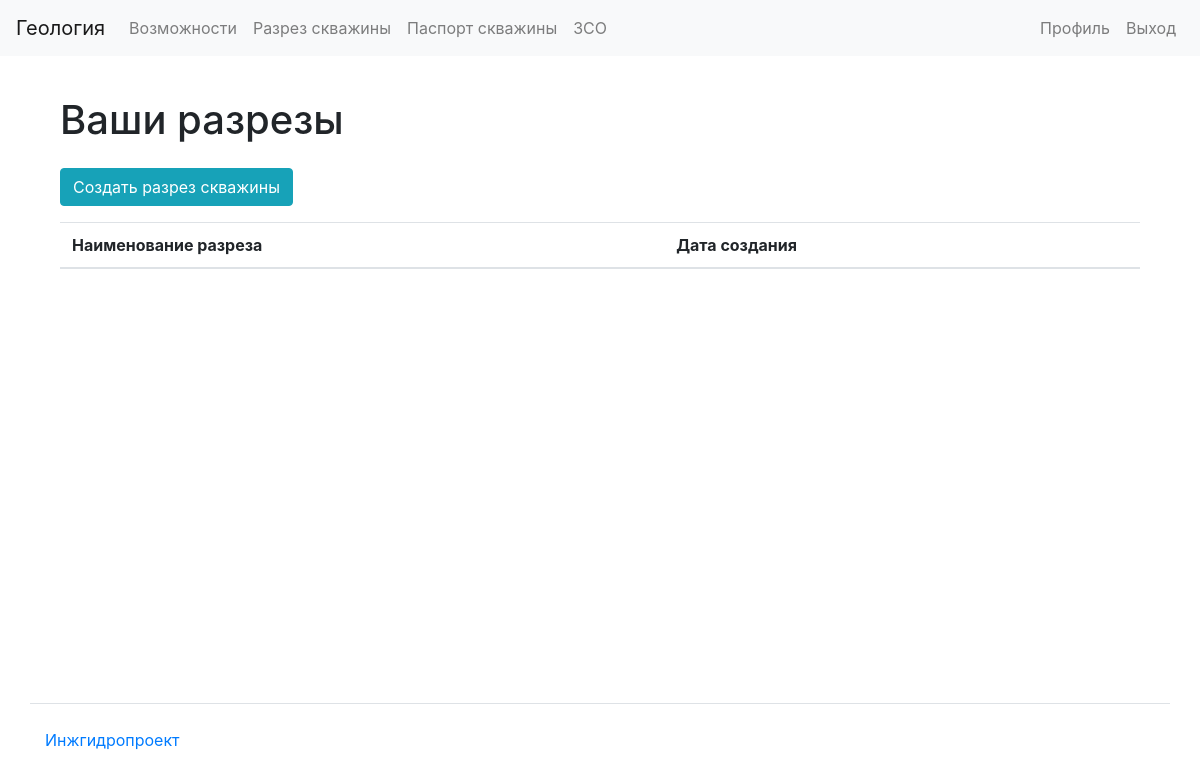
/well_section/ (signed in), run on an earlier commit of the app's database.
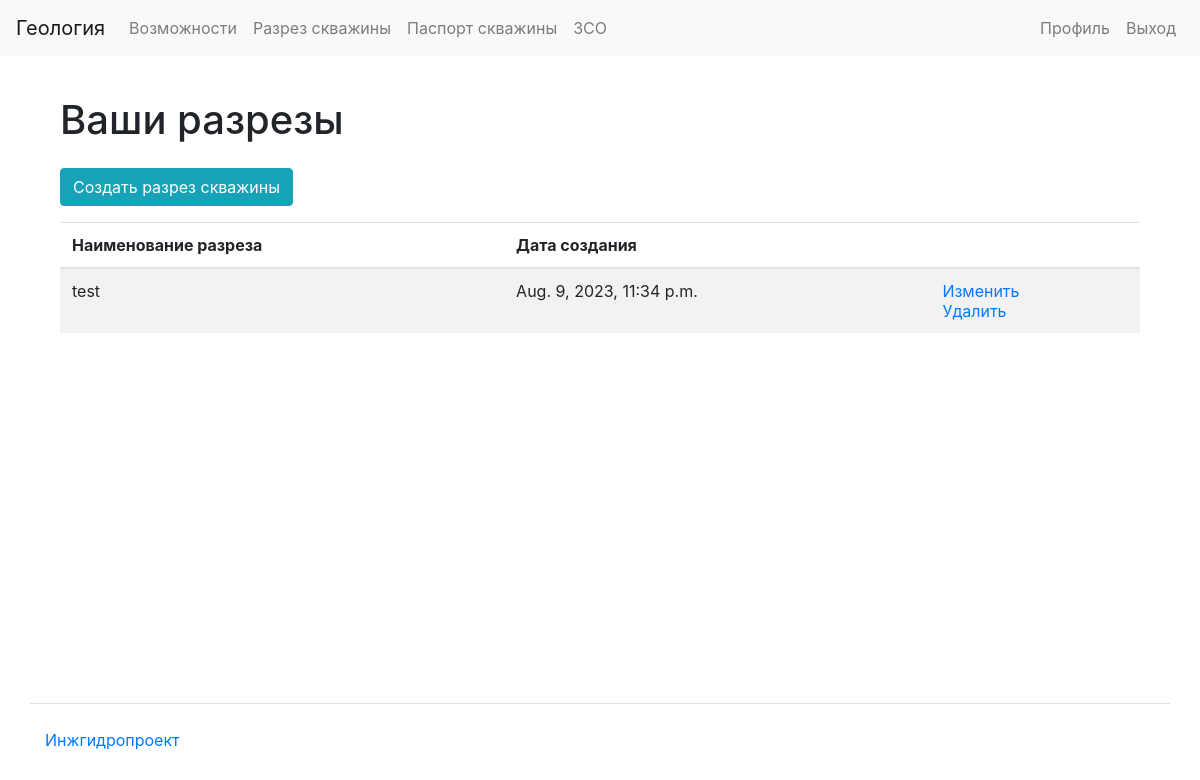
And on a later commit of the database.
### apps/well_section/models.py (models this page shows)
class WellSection(models.Model):
    user = models.ForeignKey(
        settings.AUTH_USER_MODEL, related_name="well_section", on_delete=models.CASCADE
    )
    name = models.CharField(max_length=30)
    layers = models.TextField()
    well_data = models.TextField()
    created_at = models.DateTimeField(auto_now_add=True)

### apps/well_section/views.py (the view)
# urls.py: path("", views.WellSectionListView.as_view(), name="well_section_list"),
@method_decorator(login_required, name="dispatch")
class WellSectionListView(ListView):
    model = WellSection
    paginate_by = 10
    def get(self, request, *args, **kwargs):
        user_well_sections = request.user.well_section.all()
        return render(
            request,
            template_name="well_section/list.html",
            context={"well_sections": user_well_sections, "title": "Well sections"},
        )

### templates/well_section/list.html
{% extends 'base.html' %}
{% load bootstrap4 %}
{% load i18n %}
{% block content %}
<div class="container wrapper flex-grow-1">
    <h1 class="my-4">
      {% translate "Ваши разрезы"%}
    </h1>
      <div class="form-group">
        <a href="{% url 'well_section_create' %}" class="btn btn-info" role="button">{% translate "Создать разрез скважины"%}</a>
</div>
<table class="table table-striped">
<thead>
  <tr>
    <th>{% translate "Наименование разреза"%}</th>
    <th>{% translate "Дата создания"%}</th>
    <th></th>
  </tr>
</thead>
<tbody>
  {% if well_sections %}
    {% for elem in well_sections %}
      <tr>
        <td>{{ elem.name }}</td>
        <td>{{ elem.created_at }}</td>
        <td>
          <a href="#">{% translate "Изменить"%}</a>
          <br>
          <a href="#">{% translate "Удалить"%}</a>
        </td>
      </tr>
    {% endfor %}
{% endif %}
</tbody>
</table>
</div>
{% endblock %}

### templates/base.html (shortened to what this page needs)
{% load bootstrap4 %}
{% load i18n %}
<html lang="ru-ru">
  <head>
    <link href="https://cdn.jsdelivr.net/npm/bootstrap@4.6.0/dist/css/bootstrap.min.css" rel="stylesheet">
  </head>
  <body class="d-flex flex-column min-vh-100">
    <nav class="navbar navbar-expand-lg navbar-light bg-light mb-3">
      <a class="navbar-brand" href="/">{% trans 'Геология' %}</a>
      <div class="collapse navbar-collapse" id="navbarToggleExternalContent">
        <ul class="navbar-nav mr-auto">
          <li class="nav-item">
            <a class="nav-link" href="#">{% trans 'Возможности' %}</a>
          </li>
          {% if request.user.is_authenticated %}
            <li class="nav-item">
              <a href="{% url 'well_section_list' %}" class="nav-link">{% translate 'Разрез скважины'%}</a>
            </li>
            <li class="nav-item">
              <a class="nav-link" href="#">{% trans 'Паспорт скважины' %}</a>
            </li>
            <li class="nav-item">
              <a class="nav-link" href="{% url 'zso_create' %}">{% trans 'ЗСО' %}</a>
            </li>
        </ul>
        <ul class="navbar-nav">
          <li class="nav-item">
            <a class="nav-link" href="{% url 'user_update' user.id %}">{% trans 'Профиль' %}</a>
          </li>
          <li class="nav-item">
            <a class="nav-link" href="{% url 'user_logout' %}">{% trans 'Выход' %}</a>
          </li>
        </ul>
        {% endif %}
      </div>
    </nav>
    <div class="container wrapper flex-grow-1">
      {% block content %}
      {% endblock%}
    </div>
    <footer>
      <div class="container my-5 pt-4 border-top">
        <a target="_blank" href="https://enhyp.ru">Инжгидропроект</a>
      </div>
    </footer>
</body></html>

What changed in the data, as far as the page shows it:
added WellSection: name "test", created_at "Aug. 9, 2023, 11:34 p.m."
